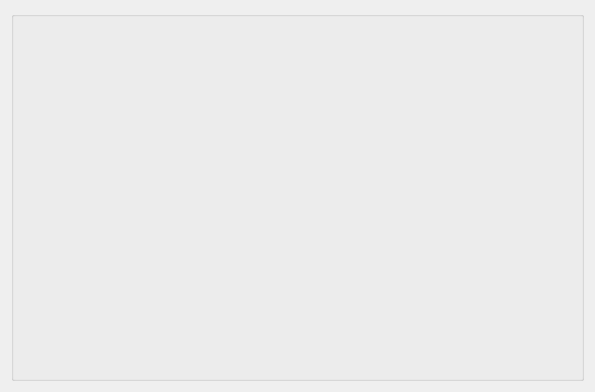
<?xml version="1.0" encoding="UTF-8"?>
<ui version="4.0">
 <class>MainForm</class>
 <widget class="QWidget" name="MainForm">
  <property name="geometry">
   <rect>
    <x>0</x>
    <y>0</y>
    <width>595</width>
    <height>392</height>
   </rect>
  </property>
  <property name="windowTitle">
   <string>Form</string>
  </property>
  <layout class="QVBoxLayout" name="verticalLayout_2">
   <item>
    <widget class="QGroupBox" name="viewGroup">
     <property name="sizePolicy">
      <sizepolicy hsizetype="Preferred" vsizetype="MinimumExpanding">
       <horstretch>0</horstretch>
       <verstretch>0</verstretch>
      </sizepolicy>
     </property>
     <property name="title">
      <string/>
     </property>
    </widget>
   </item>
  </layout>
 </widget>
 <resources/>
 <connections/>
</ui>
